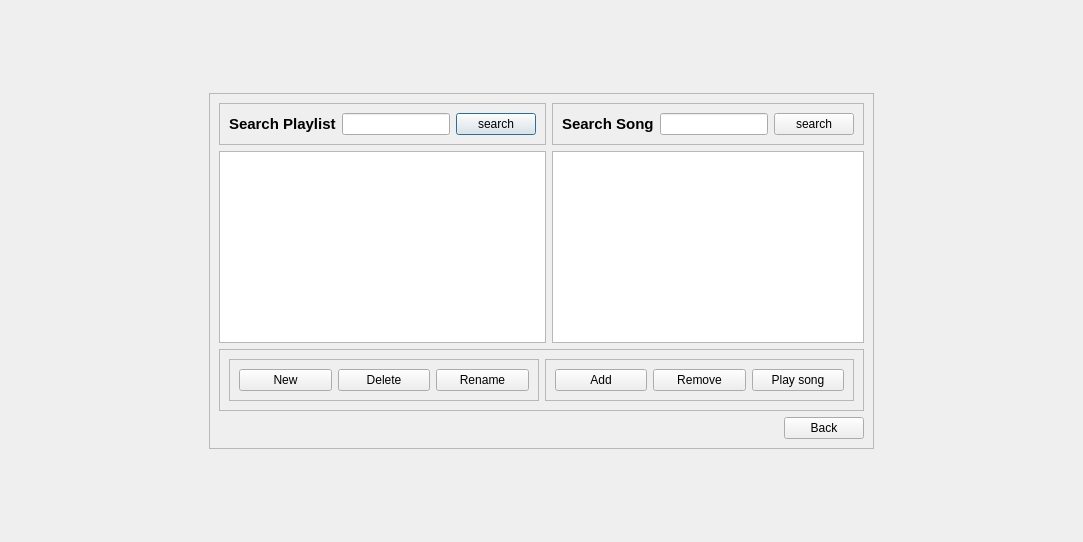
<?xml version="1.0" encoding="UTF-8"?>
<ui version="4.0">
 <class>PlayListManagmentDialog</class>
 <widget class="QDialog" name="PlayListManagmentDialog">
  <property name="geometry">
   <rect>
    <x>0</x>
    <y>0</y>
    <width>1083</width>
    <height>542</height>
   </rect>
  </property>
  <property name="windowTitle">
   <string>Dialog</string>
  </property>
  <layout class="QGridLayout" name="gridLayout_4">
   <item row="0" column="1">
    <spacer name="verticalSpacer_2">
     <property name="orientation">
      <enum>Qt::Orientation::Vertical</enum>
     </property>
     <property name="sizeHint" stdset="0">
      <size>
       <width>20</width>
       <height>40</height>
      </size>
     </property>
    </spacer>
   </item>
   <item row="1" column="0">
    <spacer name="horizontalSpacer">
     <property name="orientation">
      <enum>Qt::Orientation::Horizontal</enum>
     </property>
     <property name="sizeHint" stdset="0">
      <size>
       <width>40</width>
       <height>20</height>
      </size>
     </property>
    </spacer>
   </item>
   <item row="1" column="1" rowspan="2">
    <widget class="QFrame" name="frame_6">
     <property name="frameShape">
      <enum>QFrame::Shape::StyledPanel</enum>
     </property>
     <property name="frameShadow">
      <enum>QFrame::Shadow::Raised</enum>
     </property>
     <layout class="QGridLayout" name="gridLayout_3">
      <item row="1" column="0">
       <layout class="QVBoxLayout" name="verticalLayout_3">
        <item>
         <layout class="QHBoxLayout" name="horizontalLayout">
          <item>
           <layout class="QVBoxLayout" name="verticalLayout">
            <item>
             <widget class="QFrame" name="frame_4">
              <property name="frameShape">
               <enum>QFrame::Shape::StyledPanel</enum>
              </property>
              <property name="frameShadow">
               <enum>QFrame::Shadow::Raised</enum>
              </property>
              <layout class="QGridLayout" name="gridLayout">
               <item row="1" column="0">
                <layout class="QHBoxLayout" name="horizontalLayout_3">
                 <item>
                  <widget class="QLabel" name="label">
                   <property name="text">
                    <string>&lt;html&gt;&lt;head/&gt;&lt;body&gt;&lt;p&gt;&lt;span style=&quot; font-size:11pt; font-weight:700;&quot;&gt;Search Playlist&lt;/span&gt;&lt;/p&gt;&lt;/body&gt;&lt;/html&gt;</string>
                   </property>
                  </widget>
                 </item>
                 <item>
                  <widget class="QLineEdit" name="lineEdit_search_playlist_name"/>
                 </item>
                 <item>
                  <widget class="QPushButton" name="pushButton_search_playlist">
                   <property name="text">
                    <string>search</string>
                   </property>
                  </widget>
                 </item>
                </layout>
               </item>
              </layout>
             </widget>
            </item>
            <item>
             <widget class="QListWidget" name="listWidget_playlists_name"/>
            </item>
           </layout>
          </item>
          <item>
           <layout class="QVBoxLayout" name="verticalLayout_2">
            <item>
             <widget class="QFrame" name="frame_5">
              <property name="frameShape">
               <enum>QFrame::Shape::StyledPanel</enum>
              </property>
              <property name="frameShadow">
               <enum>QFrame::Shadow::Raised</enum>
              </property>
              <layout class="QGridLayout" name="gridLayout_2">
               <item row="0" column="0">
                <layout class="QHBoxLayout" name="horizontalLayout_2">
                 <item>
                  <widget class="QLabel" name="label_2">
                   <property name="text">
                    <string>&lt;html&gt;&lt;head/&gt;&lt;body&gt;&lt;p&gt;&lt;span style=&quot; font-size:11pt; font-weight:700;&quot;&gt;Search Song&lt;/span&gt;&lt;/p&gt;&lt;/body&gt;&lt;/html&gt;</string>
                   </property>
                  </widget>
                 </item>
                 <item>
                  <widget class="QLineEdit" name="lineEdit_2_search_song_name"/>
                 </item>
                 <item>
                  <widget class="QPushButton" name="pushButton_search_song">
                   <property name="text">
                    <string>search</string>
                   </property>
                  </widget>
                 </item>
                </layout>
               </item>
              </layout>
             </widget>
            </item>
            <item>
             <widget class="QTableWidget" name="tableWidget_songs_name"/>
            </item>
           </layout>
          </item>
         </layout>
        </item>
        <item>
         <widget class="QFrame" name="frame_3">
          <property name="frameShape">
           <enum>QFrame::Shape::StyledPanel</enum>
          </property>
          <property name="frameShadow">
           <enum>QFrame::Shadow::Raised</enum>
          </property>
          <layout class="QHBoxLayout" name="horizontalLayout_6">
           <item>
            <widget class="QFrame" name="frame">
             <property name="frameShape">
              <enum>QFrame::Shape::StyledPanel</enum>
             </property>
             <property name="frameShadow">
              <enum>QFrame::Shadow::Raised</enum>
             </property>
             <layout class="QHBoxLayout" name="horizontalLayout_4">
              <item>
               <widget class="QPushButton" name="pushButton_new_playlist">
                <property name="text">
                 <string>New</string>
                </property>
               </widget>
              </item>
              <item>
               <widget class="QPushButton" name="pushButton_delete_playlist">
                <property name="text">
                 <string>Delete</string>
                </property>
               </widget>
              </item>
              <item>
               <widget class="QPushButton" name="pushButton_rename_playlist">
                <property name="text">
                 <string>Rename</string>
                </property>
               </widget>
              </item>
             </layout>
            </widget>
           </item>
           <item>
            <widget class="QFrame" name="frame_2">
             <property name="frameShape">
              <enum>QFrame::Shape::StyledPanel</enum>
             </property>
             <property name="frameShadow">
              <enum>QFrame::Shadow::Raised</enum>
             </property>
             <layout class="QHBoxLayout" name="horizontalLayout_5">
              <item>
               <widget class="QPushButton" name="pushButton_add_song">
                <property name="text">
                 <string>Add</string>
                </property>
               </widget>
              </item>
              <item>
               <widget class="QPushButton" name="pushButton_remove">
                <property name="text">
                 <string>Remove</string>
                </property>
               </widget>
              </item>
              <item>
               <widget class="QPushButton" name="pushButton_play_aong">
                <property name="text">
                 <string>Play song</string>
                </property>
               </widget>
              </item>
             </layout>
            </widget>
           </item>
          </layout>
         </widget>
        </item>
       </layout>
      </item>
      <item row="2" column="0">
       <layout class="QHBoxLayout" name="horizontalLayout_7">
        <item>
         <spacer name="horizontalSpacer_3">
          <property name="orientation">
           <enum>Qt::Orientation::Horizontal</enum>
          </property>
          <property name="sizeHint" stdset="0">
           <size>
            <width>40</width>
            <height>20</height>
           </size>
          </property>
         </spacer>
        </item>
        <item>
         <widget class="QPushButton" name="pushButton_back">
          <property name="text">
           <string>Back</string>
          </property>
         </widget>
        </item>
       </layout>
      </item>
     </layout>
    </widget>
   </item>
   <item row="2" column="2">
    <spacer name="horizontalSpacer_2">
     <property name="orientation">
      <enum>Qt::Orientation::Horizontal</enum>
     </property>
     <property name="sizeHint" stdset="0">
      <size>
       <width>40</width>
       <height>20</height>
      </size>
     </property>
    </spacer>
   </item>
   <item row="3" column="1">
    <spacer name="verticalSpacer">
     <property name="orientation">
      <enum>Qt::Orientation::Vertical</enum>
     </property>
     <property name="sizeHint" stdset="0">
      <size>
       <width>20</width>
       <height>40</height>
      </size>
     </property>
    </spacer>
   </item>
  </layout>
 </widget>
 <resources/>
 <connections/>
</ui>
